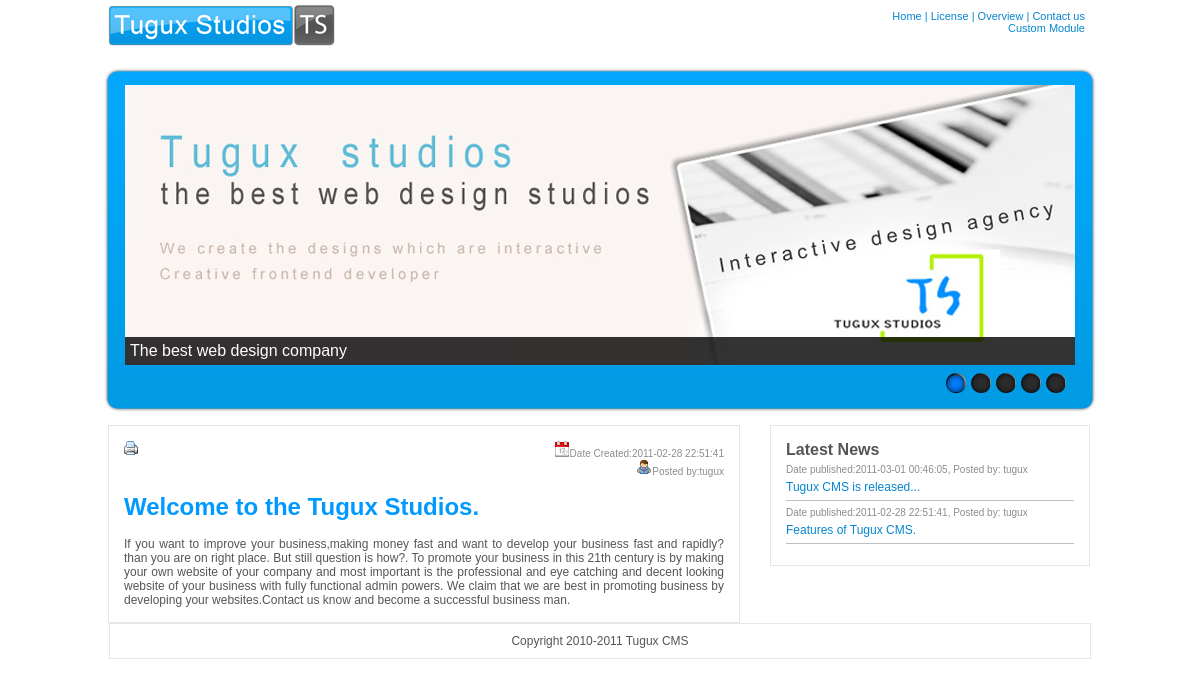
The page / on the database its author committed.
### tables this page shows
CREATE TABLE IF NOT EXISTS `pages` (
  `id` int(11) NOT NULL auto_increment,
  `linklabel` varchar(255) NOT NULL,
  `pagetitle` varchar(255) NOT NULL,
  `pagebody` text NOT NULL,
  `pageorder` int(11) NOT NULL,
  `showing` enum('0','1') NOT NULL default '1',
  `lastmodified` timestamp NOT NULL default CURRENT_TIMESTAMP,
  `description` varchar(255) NOT NULL,
  `admin` varchar(255) NOT NULL,
  PRIMARY KEY  (`id`)
);

CREATE TABLE IF NOT EXISTS `module` (
  `id` int(11) NOT NULL auto_increment,
  `name` varchar(255) NOT NULL,
  `modulebody` text NOT NULL,
  `showing` enum('0','1') NOT NULL default '1',
  PRIMARY KEY  (`id`)
);

CREATE TABLE IF NOT EXISTS `news` (
  `id` int(11) NOT NULL auto_increment,
  `date` timestamp NOT NULL default CURRENT_TIMESTAMP,
  `title` varchar(255) NOT NULL,
  `news` text NOT NULL,
  `admin` varchar(255) NOT NULL,
  PRIMARY KEY  (`id`)
);

CREATE TABLE IF NOT EXISTS `home` (
  `id` int(11) NOT NULL auto_increment,
  `pagetitle` varchar(255) NOT NULL,
  `pagebody` text NOT NULL,
  `pageorder` int(11) NOT NULL,
  `showing` enum('0','1') NOT NULL default '1',
  `keywords` varchar(255) NOT NULL,
  `description` varchar(255) NOT NULL,
  `extra` varchar(255) NOT NULL,
  `linklabel` varchar(255) NOT NULL,
  `date` timestamp NOT NULL default CURRENT_TIMESTAMP,
  `admin` varchar(255) NOT NULL,
  PRIMARY KEY  (`id`)
);

### index.php (the view, shortened to what this page needs)
<?php
require_once "scripts/connect_to_mysql.php";
$sqlCommand = "SELECT modulebody FROM module WHERE showing='1' AND name='footer' LIMIT 1";
$query = mysqli_query($myConnection, $sqlCommand) or die (mysqli_error());
while($row = mysqli_fetch_array($query)){
	$footer = $row["modulebody"];
	}
$sqlCommand = "SELECT modulebody FROM module WHERE showing='1' AND name='custummodule' LIMIT 1";
$query = mysqli_query($myConnection, $sqlCommand) or die (mysqli_error());
while($row = mysqli_fetch_array($query)){
	$custom1 = $row["modulebody"];
	}
$sqlCommand = "SELECT * FROM home WHERE showing='1' AND linklabel='Home' LIMIT 1";
$query = mysqli_query($myConnection, $sqlCommand) or die (mysqli_error());
while($row = mysqli_fetch_array($query)){
	$body = $row["pagebody"];
	$admin1=$row["admin"];
	$date=$row["date"];
	}
$sqlCommand = "SELECT id, linklabel FROM pages WHERE showing='1' ORDER BY pageorder ASC";
$query = mysqli_query($myConnection, $sqlCommand) or die (mysqli_error());
$menuDisplay = '';
while($row = mysqli_fetch_array($query)){
	$pid = $row["id"];
	$linklabel = $row["linklabel"];
	$menuDisplay .= '<a href="page.php?pid=' . $pid . '">' . $linklabel . '</a> | ';
	}
$sql=mysqli_query($myConnection,"SELECT id, title, date, admin FROM news ORDER BY date DESC LIMIT 4") or die (mysqli_error($myConnection));
$latestnews='';
while($row=mysqli_fetch_array($sql)){
	$nid=$row["id"];
	$date=$row["date"];
	$admin=$row["admin"];
	$title=$row["title"];
	$latestnews .='<div style=" margin-top:5px;"><table width="300" border="0" align="center" cellpadding="0" cellspacing="0" style="  margin-bottom:5px; color:#8C8C8C; font-size:10px">
<tr >
<td valign="top">
  Date published:' . $date . ', Posted by: ' . $admin . ' </td></tr>
  </table>
   <a href="latest.php?nid=' . $nid . '">' . $title . '</a>
   <hr/>
   </div>';
}
?>
<!DOCTYPE html PUBLIC "-//W3C//DTD XHTML 1.0 Transitional//EN" "http://www.w3.org/TR/xhtml1/DTD/xhtml1-transitional.dtd">
<html xml:lang="en-Uk" xmlns="http://www.w3.org/1999/xhtml" lang="en-Uk">
<head>
<link href="tugux_style.css" rel="stylesheet" type="text/css" />
<link rel="stylesheet" href="slider.css" type="text/css" media="screen" />
</head>
<body style="background-repeat:repeat-x; margin-top:0px;" onload="MM_preloadImages('images/readmore2.png','images/shortcut_website_hover.jpg','images/shortcut_graphics_hover.jpg','images/shortcut_contact_hover.jpg','icons/normals/001_50.png','icons/normals/001_54.png','icons/normals/001_20.png','images/pic_design.png')" >
<div class=" body_wrapper">
<?php include_once"header_main.php"; ?>
<div id="slider-wrapper">
            <div id="slider" class="nivoSlider">
            </div>
</div>
<div class="content_home">
<table width="600" border="0" align="center" cellpadding="0" cellspacing="0" style="  margin-bottom:5px; color:#8C8C8C; font-size:10px">
<tr >
<td valign="top"><a href="javascript:poptastic('home_text.php');" onmouseout="MM_swapImgRestore()" onmouseover="MM_swapImage('Image15','','images/printButton.png',1)"><img src="images/printButton.png" alt="print" name="Image15" width="14" height="14" border="0" id="Image15" /></a></td><td align="right">
<img   src="images/icon-date.gif" width="16" height="16" />Date Created:<?php echo $date; ?><br/><img  src="images/icon-user.gif" width="16" height="16" />Posted by:<?php echo $admin1; ?>
</td></tr>
  </table>
<?php echo $body; ?>
</div>
<div class="content_news">
<font style="font-size:16px; font-weight:bold;">Latest News</font><br/>
<?php echo $latestnews; ?>
</div>
<div class="footer"><?php echo $footer; ?>
<a href="#"></a></div>
</div>
</body>
</html>

### header_main.php
<div id="header_wrapper">
<div id="logo">
  <img src="images/logo.png" alt="logo" longdesc="http://www.tugux.com/" />
</div>
<div id="menu"><a href="index.php">Home</a> | <?php echo $menuDisplay; ?><a href="contact.php"> Contact us</a></div>
<div id="facebook_like"><?php echo $custom1; ?></div>
</div>

### tugux_style.css (style rules this page uses)
hr { background-color:#C0C0C0; color:#D6D6D6; border:0px; height:1px; }
.body_wrapper { margin:auto; width:1000px; }
#header_wrapper { width:1000px; height:55px; color:#0685D0; font-family:Arial, Helvetica, sans-serif; font-size:11px; }
#header_wrapper a { text-decoration:none; color:#0685D0; font-size:11px; }
#logo { float:left; width:250px; margin-left:6px; clear:both; }
#menu { float:right; width:600px; text-align:right; margin-right:15px; margin-top:10px; }
#facebook_like { float:right; width:600px; text-align:right; margin-right:15px; }
#slider-wrapper { background:url(images/slider.png) no-repeat; width:1000px; height:370px; margin:0 auto; padding-top:0px; margin-top:0px; }
#slider { width:950px; height:280px; background:url(images/loading.gif) no-repeat 50% 50%; top:30px; left:25px }
.content_news { width:288px; border:1px solid #E6E6E6; padding:15px; float:right; margin-left:10px; margin-right:10px; font-family:Arial, Helvetica, sans-serif; font-size:12px; color: #555; text-align:justify; }
.content_news a { font-family:Arial, Helvetica, sans-serif; font-size:12px; color: #0685D0; text-decoration:none; }
.content_home { float:left; width:600px; border:1px solid #E6E6E6; padding:15px; margin-left:8px; font-family:Arial, Helvetica, sans-serif; font-size:12px; color: #555; text-align:justify; }
.footer { width:960px; border:1px solid #E6E6E6; padding:10px; margin-top:25px; margin:auto; font-family:Arial, Helvetica, sans-serif; font-size:12px; color: #555; text-align:center; clear:both; }

### slider.css (style rules this page uses)
.nivoSlider { position:relative; }

### rows shown on the page
pages: linklabel "License"
pages: linklabel "Overview"
module: modulebody "Custom Module"
news: date "2011-02-28 22:51:41", admin "tugux", title "Features of Tugux CMS."
home: admin "tugux", pagebody "Welcome to the Tugux Studios. If you want to improve your business,making money fast and want to develop your business fast and rapidly? than you are on right place. But still question is how?. To promote your business in this 21th century is by making your own website of your company and most important is the professional and eye catching and decent looking website of your business with fully functional admin powers. We claim that we are best in promoting business by developing your websites.Contact us know and become a successful business man."
news: date "2011-03-01 00:46:05", admin "tugux", title "Tugux CMS is released..."
module: modulebody "Copyright 2010-2011 Tugux CMS"
